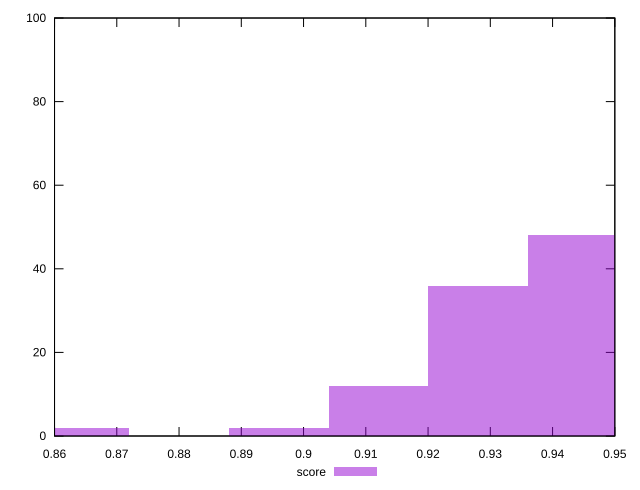

The gnuplot source for this figure:
reset

$score <<EOF
0.9440165924835491 48
0.9280163112550144 36
0.896015748797945 2
0.9120160300264797 12
0.8640151863408755 2
EOF

set key outside below
set boxwidth 0.01600028122853473
set xrange [0.86:0.95]
set yrange [0:100]
set trange [0:100]
set style fill transparent solid 0.5 noborder
set terminal svg size 640, 490 enhanced background rgb 'white'
set output "reprap/bootup-time/samples/pages+cached+noexternal/score/histogram.svg"

plot $score title "score" with boxes

reset
